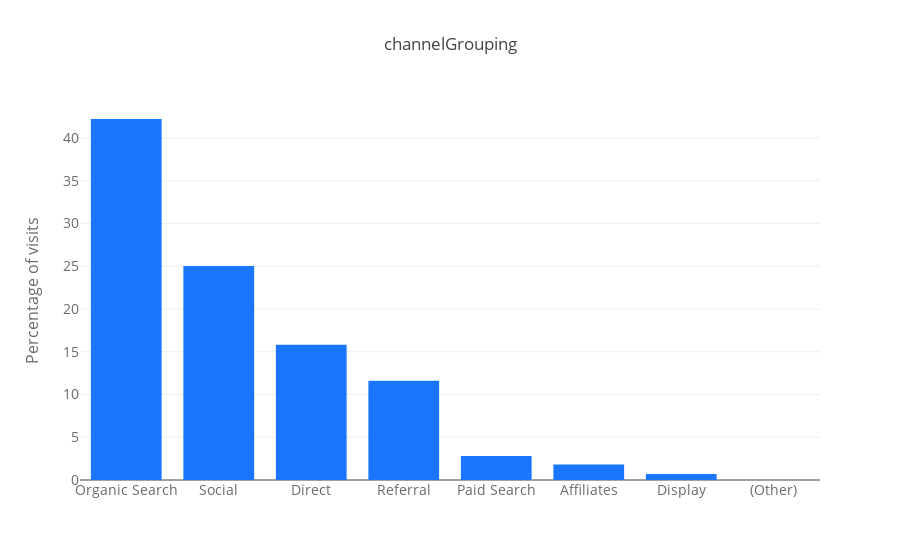

Source (notebook cell):
### Markdown cell above
### Channels and Visits

### Code cell
def barplot_percentage(count_feat, color1= 'rgb(26, 118, 255)', color2='rgb(102, 204, 153)',
                       num_bars= None):

    train_channel = 100*train_df[count_feat].value_counts()/len(train_df)
    train_channel = train_channel.to_frame().reset_index()
    
    if num_bars:
        train_channel = train_channel.head(num_bars)
        
    trace0 = go.Bar(
        x=train_channel['index'],
        y=train_channel[count_feat],
        name='Train set',
        marker=dict(color=color1)
    )
    
    
    layout = go.Layout(
        title='{}'.format(count_feat),
        xaxis=dict(
            tickfont=dict(size=14, color='rgb(107, 107, 107)')
        ),
        yaxis=dict(
            title='Percentage of visits',
            titlefont=dict(size=16, color='rgb(107, 107, 107)'),
            tickfont=dict(size=14, color='rgb(107, 107, 107)')
        ),
        legend=dict(
            x=1.0,
            y=1.0,
            bgcolor='rgba(255, 255, 255, 0)',
            bordercolor='rgba(255, 255, 255, 0)'
        ),
        barmode='group',
        bargap=0.15,
        bargroupgap=0.1
    )

    fig = go.Figure(data=[trace0], layout=layout)
    iplot(fig)
barplot_percentage('channelGrouping')

### Figure 1 — Plotly figure (JSON) as saved in the notebook; plotly's stock layout.template omitted (floating-point values rounded to 4 significant figures)
{"data": [{"marker": {"color": "rgb(26, 118, 255)"}, "name": "Train set", "type": "bar", "uid": "4495b0da-c671-11e8-aa1a-0242ac130002", "x": ["Organic Search", "Social", "Direct", "Referral", "Paid Search", "Affiliates", "Display", "(Other)"], "y": [42.22, 25.02, 15.83, 11.6, 2.803, 1.815, 0.693, 0.01328]}], "layout": {"bargap": 0.15, "bargroupgap": 0.1, "barmode": "group", "legend": {"bgcolor": "rgba(255, 255, 255, 0)", "bordercolor": "rgba(255, 255, 255, 0)", "x": 1, "y": 1}, "title": "channelGrouping", "xaxis": {"tickfont": {"color": "rgb(107, 107, 107)", "size": 14}}, "yaxis": {"tickfont": {"color": "rgb(107, 107, 107)", "size": 14}, "title": "Percentage of visits", "titlefont": {"color": "rgb(107, 107, 107)", "size": 16}}}}
